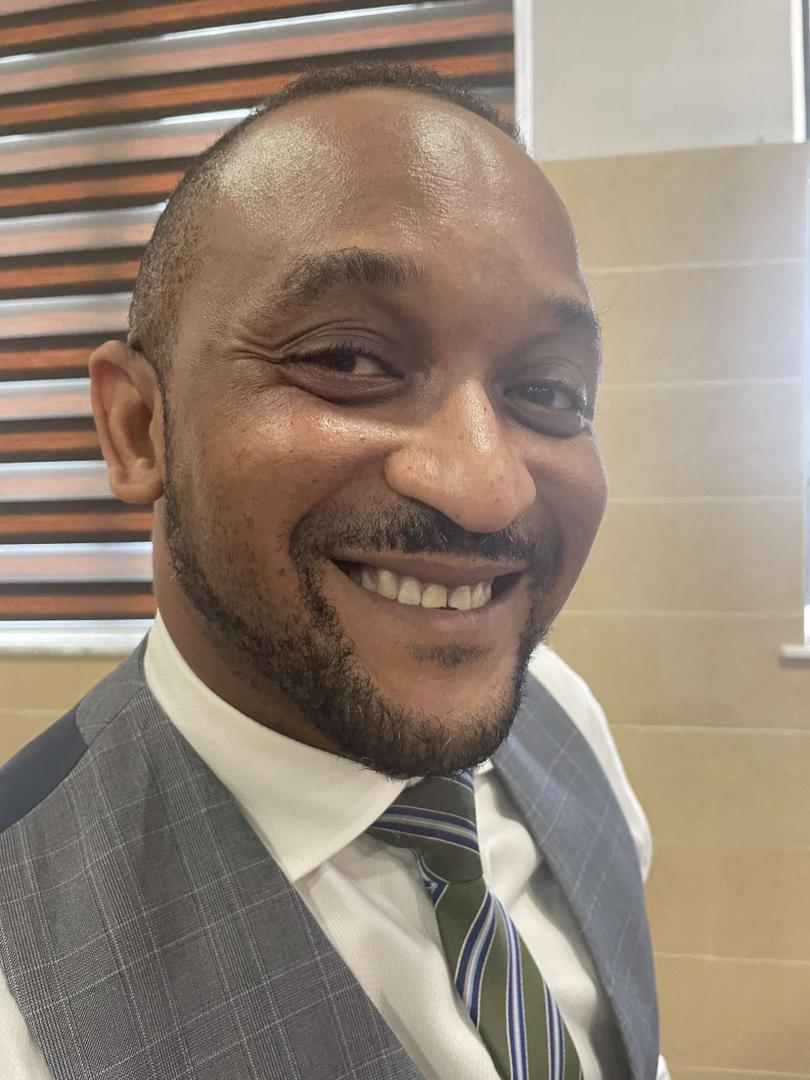
#> input picture week2/img/desmond.jpg, 810 x 1080 px
$ python practice_7.py
#> lines starting #> are read from the running program, lines starting #| are printed output that depends on the picture
import cv2
import matplotlib.pyplot as plt
import numpy as np

# Load the image
image = cv2.imread("img/desmond.jpg")
#> image is the input picture: shape (1080, 810, 3); mean B, G, R 117.6, 132.1, 148

# Plot the original image
plt.subplot(1, 2, 1)
plt.title("Original Image")
plt.imshow(image)

# Inverse by subtracting from 255
inverse_image = 255 - image
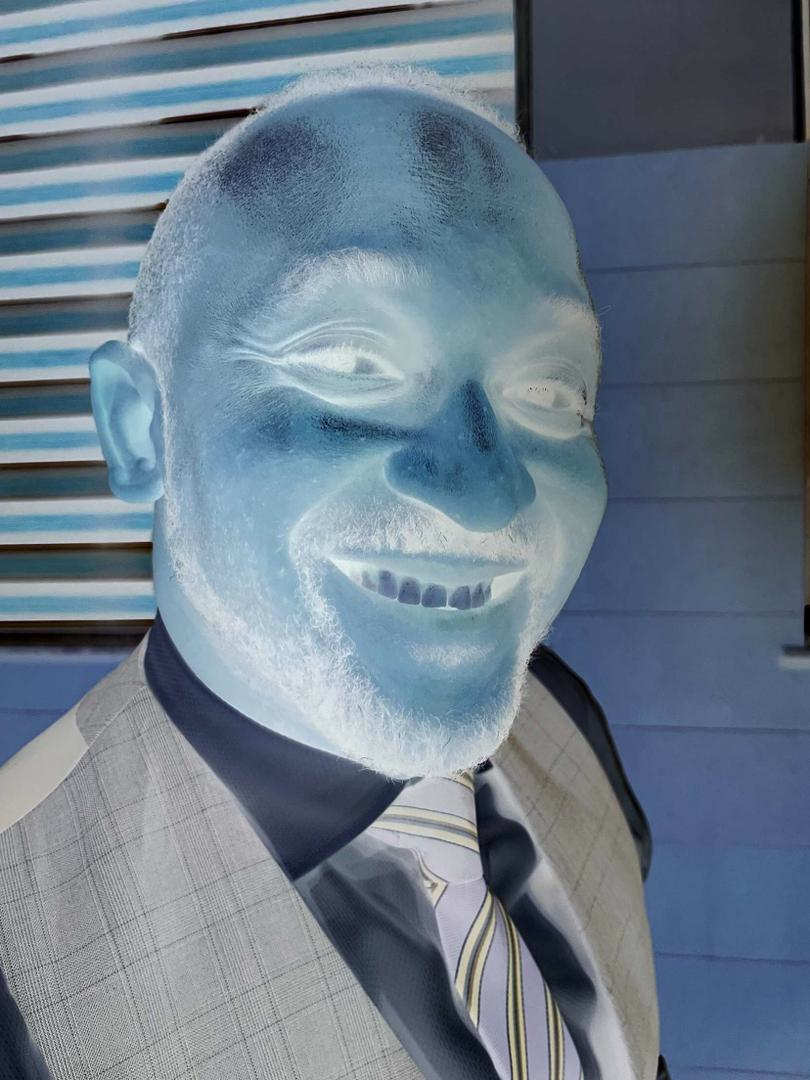
#> inverse_image: shape (1080, 810, 3); mean B, G, R 137.4, 122.9, 107

# Save the image
cv2.imwrite("img/Inverse.jpg", inverse_image)

# Plot the inverse image
plt.subplot(1, 2, 2)
plt.title("Inverse color")
plt.imshow(inverse_image)
plt.show()
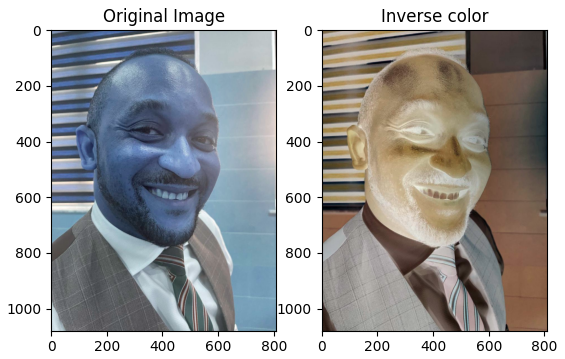
#> figure drawn by matplotlib, 2 panels; B, G, R data is drawn as R, G, B

$ run again, with week2/img/anderson.jpg copied over week2/img/desmond.jpg
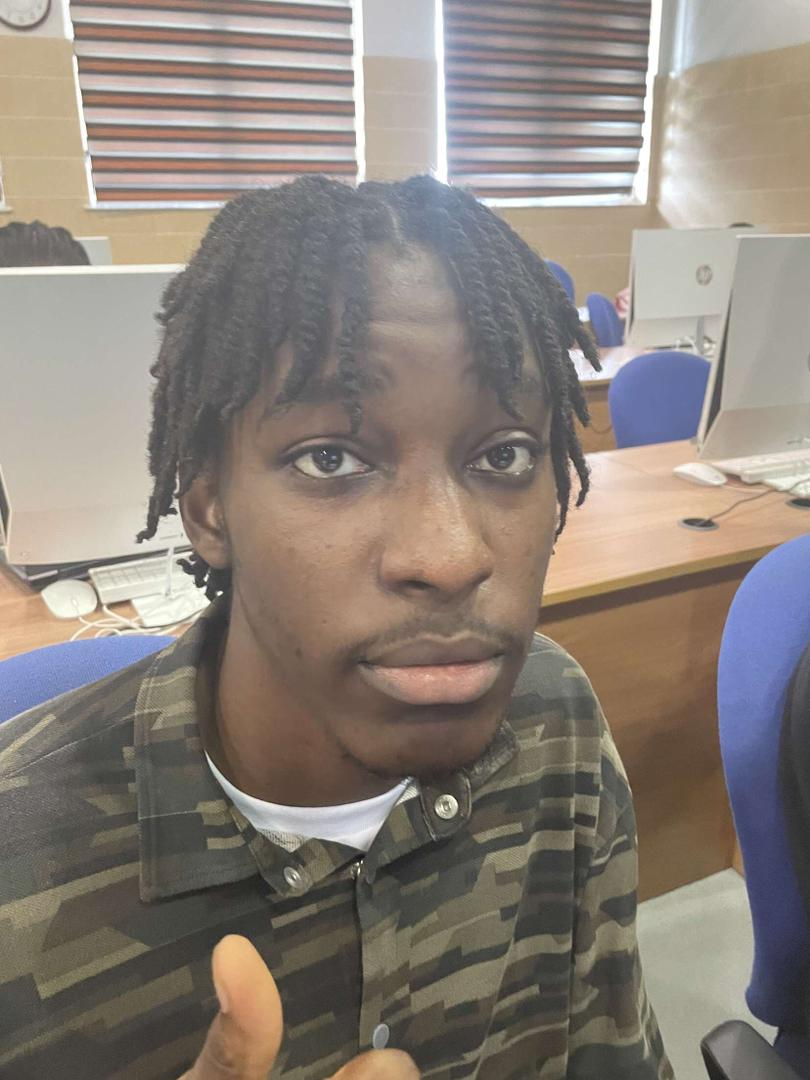
#> input picture week2/img/anderson.jpg, 810 x 1080 px
#> image is the input picture: shape (1080, 810, 3); mean B, G, R 121, 128.6, 138
#> `inverse_image = 255 - image`:
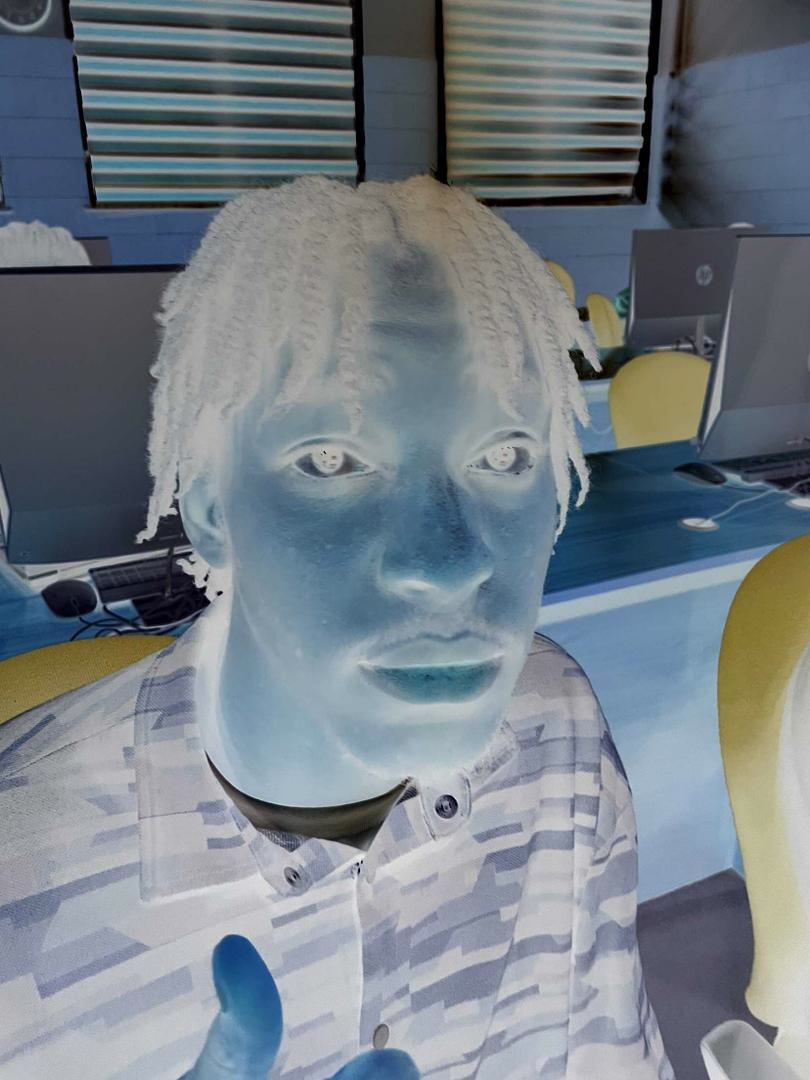
#> inverse_image: shape (1080, 810, 3); mean B, G, R 134, 126.4, 117
#> `plt.show()`:
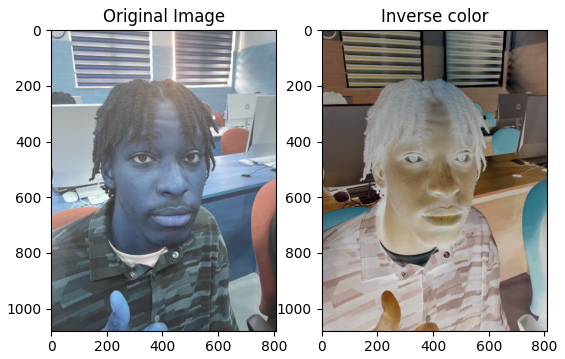
#> figure drawn by matplotlib, 2 panels; B, G, R data is drawn as R, G, B

$ run again, with week2/img/chimaje.jpg copied over week2/img/desmond.jpg
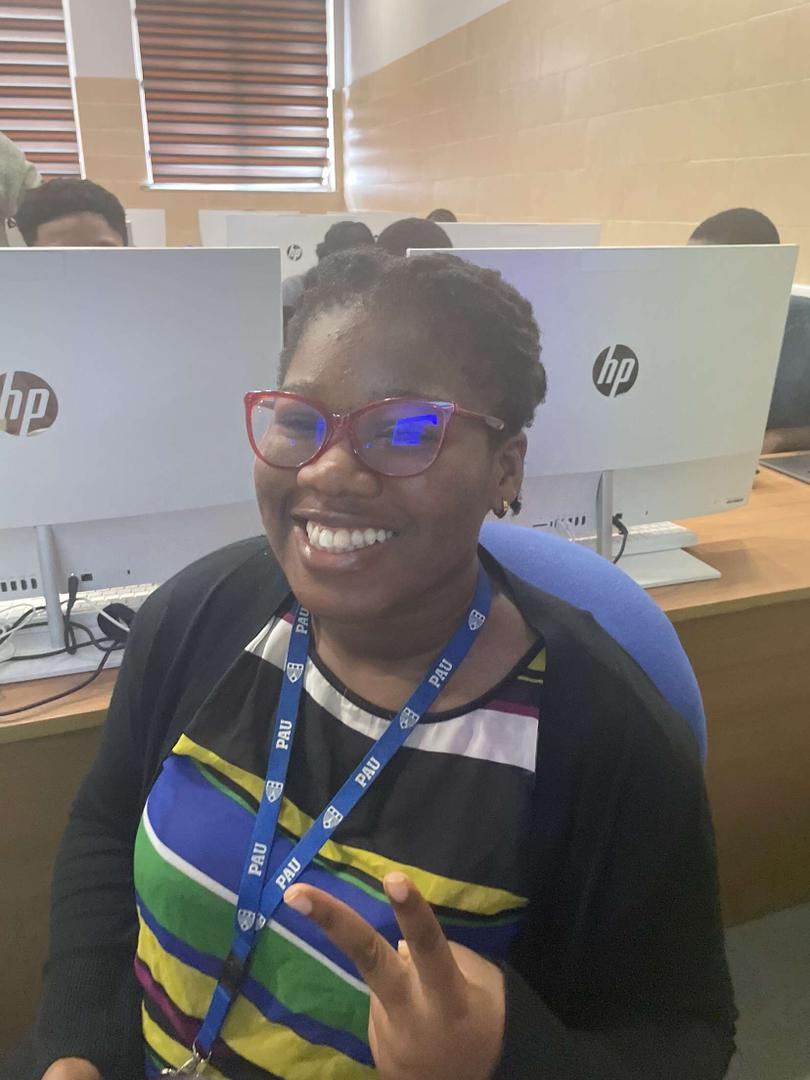
#> input picture week2/img/chimaje.jpg, 810 x 1080 px
#> image is the input picture: shape (1080, 810, 3); mean B, G, R 113.4, 118.7, 125
#> `inverse_image = 255 - image`:
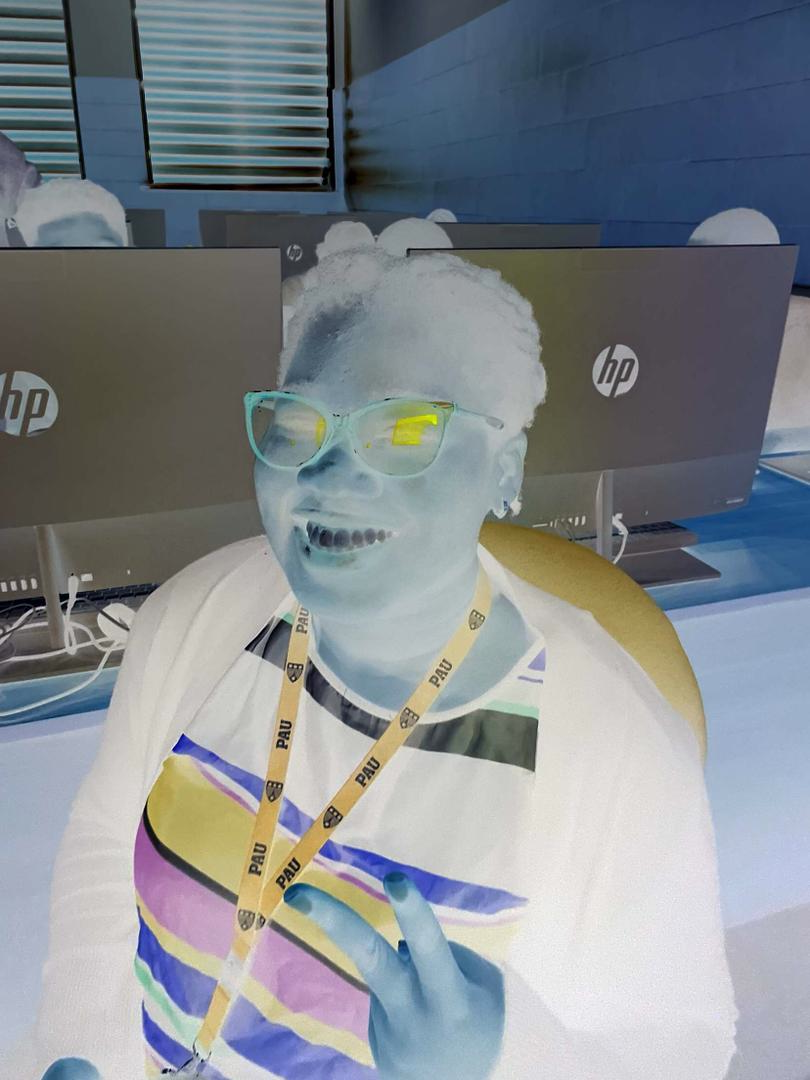
#> inverse_image: shape (1080, 810, 3); mean B, G, R 141.6, 136.3, 130
#> `plt.show()`:
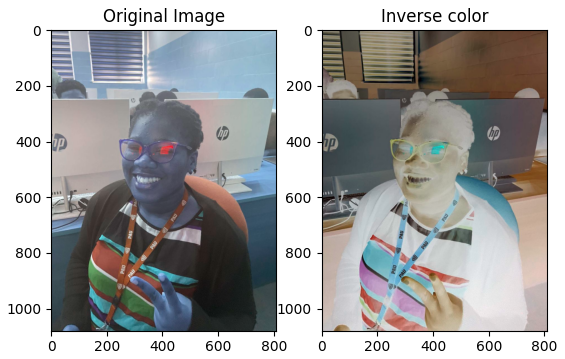
#> figure drawn by matplotlib, 2 panels; B, G, R data is drawn as R, G, B

$ run again, with week2/img/enhanced.jpg copied over week2/img/desmond.jpg
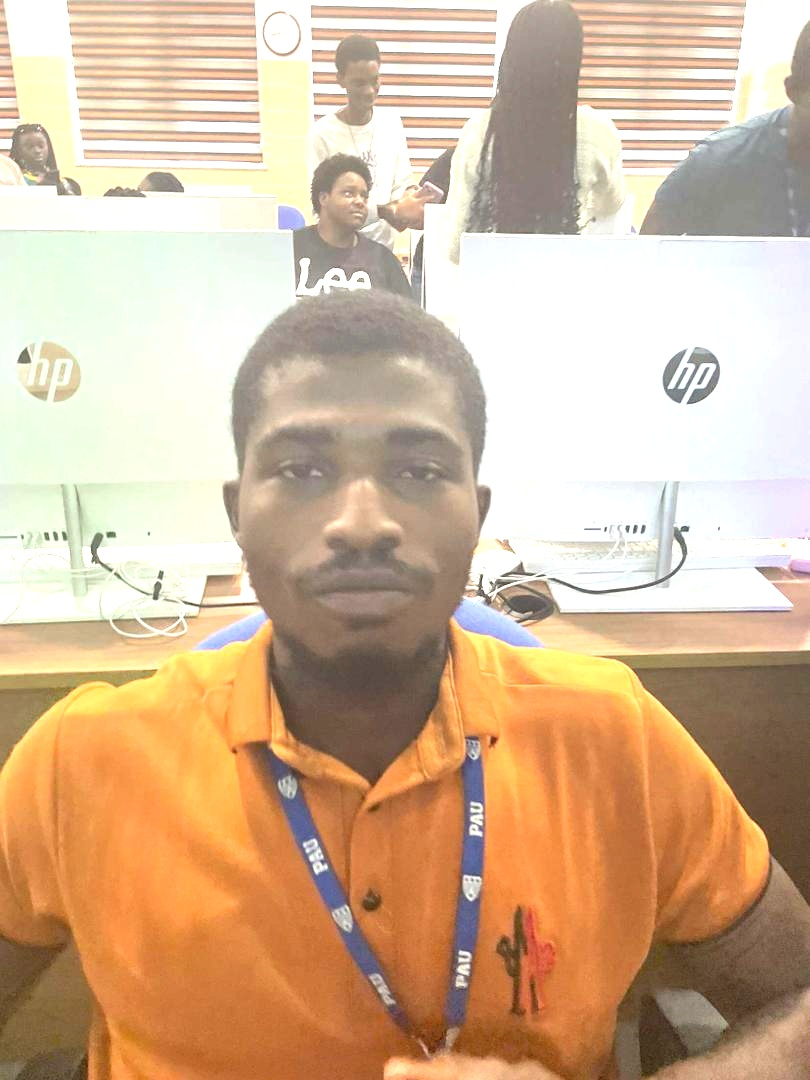
#> input picture week2/img/enhanced.jpg, 810 x 1080 px
#> image is the input picture: shape (1080, 810, 3); mean B, G, R 151.7, 181.8, 211.7
#> `inverse_image = 255 - image`:
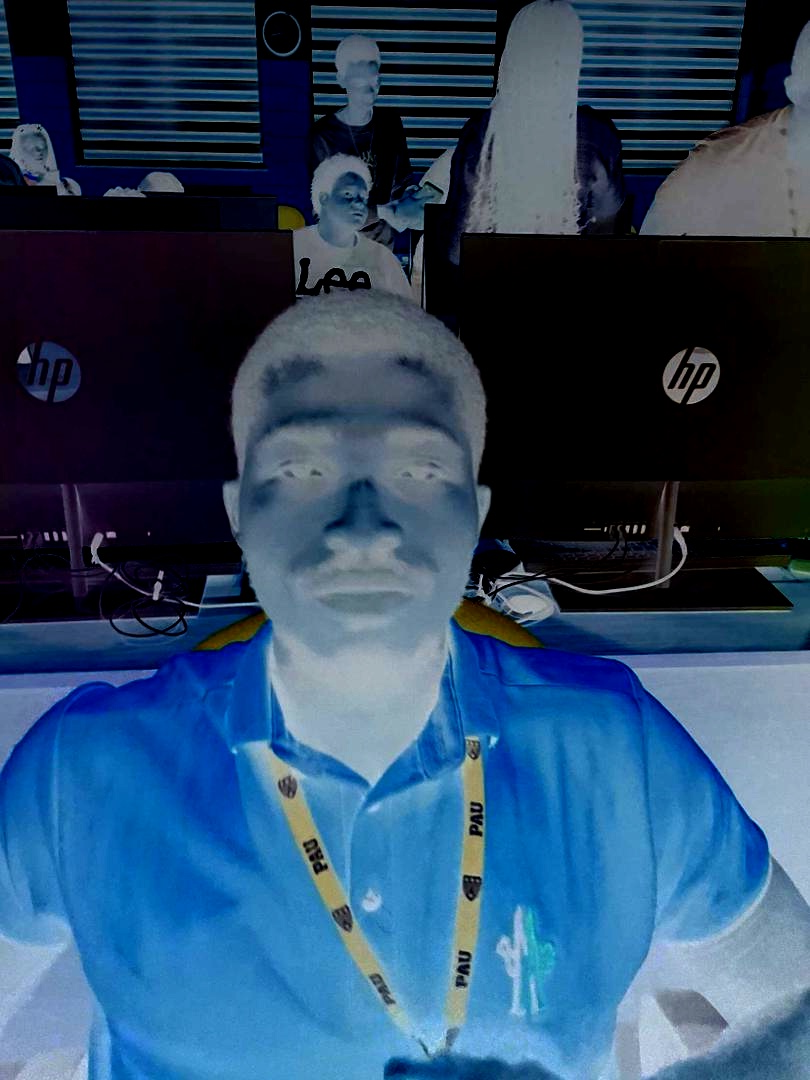
#> inverse_image: shape (1080, 810, 3); mean B, G, R 103.3, 73.2, 43.3
#> `plt.show()`:
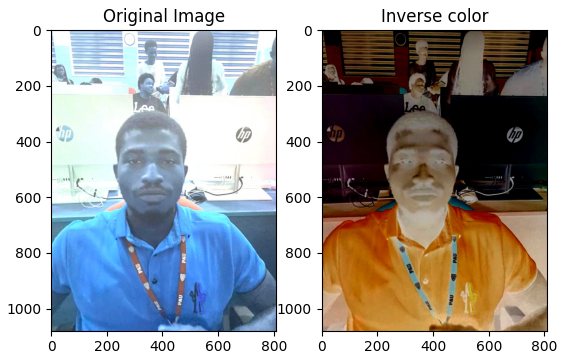
#> figure drawn by matplotlib, 2 panels; B, G, R data is drawn as R, G, B
